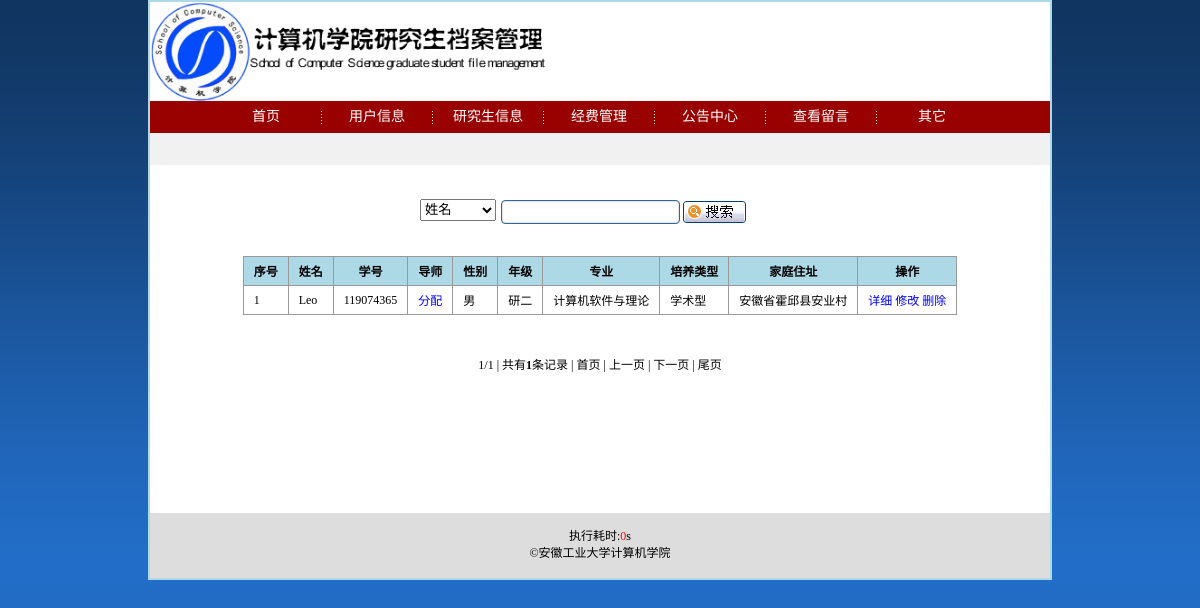
Screenshot of /stu_date.php (signed in) with the database file from the repository.
### tables this page shows
CREATE TABLE IF NOT EXISTS `gm_stuinfo` (
  `gm_id` mediumint(8) unsigned NOT NULL auto_increment COMMENT '学生id',
  `gm_active` char(1) NOT NULL default '0' COMMENT '是否审核',
  `gm_num` int(14) unsigned NOT NULL COMMENT '学号',
  `gm_username` varchar(20) NOT NULL COMMENT '姓名',
  `gm_teacher` varchar(20) default NULL,
  `gm_sex` char(1) NOT NULL COMMENT '性别',
  `gm_birth` date NOT NULL COMMENT '生日',
  `gm_start_time` date NOT NULL COMMENT '入学时间',
  `gm_grade` char(3) NOT NULL COMMENT '年级',
  `gm_contact` char(14) NOT NULL COMMENT '联系方式',
  `gm_address` varchar(40) NOT NULL COMMENT '家庭住址',
  `gm_saddress` varchar(30) NOT NULL COMMENT '学校内住址',
  `gm_subject` char(8) NOT NULL COMMENT '专业',
  `gm_type` char(4) NOT NULL COMMENT '培养管理类型',
  `gm_remarks` text COMMENT '备注',
  `gm_photoname` varchar(50) NOT NULL COMMENT '照片名称',
  PRIMARY KEY  (`gm_id`)
);

CREATE TABLE IF NOT EXISTS `gm_system` (
  `gm_id` tinyint(2) unsigned NOT NULL auto_increment COMMENT 'id',
  `gm_webname` varchar(100) NOT NULL COMMENT '网站标题',
  `gm_initial_password` varchar(40) NOT NULL COMMENT '默认密码',
  `gm_register` char(1) NOT NULL COMMENT '是否允许注册',
  `gm_needcode` char(1) NOT NULL COMMENT '是否需要验证码',
  `gm_help_login` varchar(300) default '无' COMMENT '登录界面帮助信息',
  `gm_user_date_page` char(1) NOT NULL COMMENT '用户信息分页',
  `gm_stu_active_page` char(1) NOT NULL COMMENT '审核分页',
  `gm_stu_date_page` char(1) NOT NULL COMMENT '研究生信息分页',
  `gm_message_page` char(1) NOT NULL COMMENT '留言板分页',
  `gm_notice_page` char(1) NOT NULL COMMENT '公告中心分页',
  `gm_funds_admin_page` char(1) NOT NULL COMMENT '经费管理分页',
  `gm_user_date_pagesize` char(4) NOT NULL COMMENT '用户信息分页大小',
  `gm_stu_active_pagesize` char(4) NOT NULL COMMENT '审核分页大小',
  `gm_stu_date_pagesize` char(4) NOT NULL COMMENT '研究生信息分页大小',
  `gm_message_pagesize` char(4) NOT NULL COMMENT '留言板分页大小',
  `gm_notice_pagesize` char(4) NOT NULL COMMENT '公告中心分页大小',
  `gm_funds_admin_pagesize` char(4) NOT NULL COMMENT '经费管理分页大小',
  `gm_inputDetails` varchar(200) default NULL COMMENT '学生申请经费事由',
  PRIMARY KEY  (`gm_id`)
);

### includes/mysql.func.php (called while the page is built, shortened)
<?php
function _query($sql){
	return mysql_query($sql);
}
function _fetch_array($sql){
	return mysql_fetch_array(_query($sql));
}
function _fetch_array_list($res){
	return mysql_fetch_array($res);
}
?>

### includes/common.inc.php (called while the page is built, shortened)
<?php
require ROOT_PATH.'includes/global.func.php';
require ROOT_PATH.'includes/mysql.func.php';
if (!!$_rows = _fetch_array("SELECT
													gm_webname,
													gm_initial_password,
													gm_register,
													gm_needcode,
													gm_help_login,
													gm_user_date_page,
													gm_stu_active_page,
													gm_stu_date_page,
													gm_message_page,
													gm_notice_page,
													gm_funds_admin_page,
													gm_user_date_pagesize,
													gm_stu_active_pagesize,
													gm_stu_date_pagesize,
													gm_message_pagesize,
													gm_notice_pagesize,
													gm_funds_admin_pagesize,
													gm_inputDetails
												FROM
													gm_system
											 WHERE
													gm_id=1
													LIMIT 1"
)) {
	$_system = array();
	$_system['webname'] = $_rows['gm_webname'];
	$_system['initial_password'] = $_rows['gm_initial_password'];
	$_system['register'] = $_rows['gm_register'];
	$_system['needcode'] = $_rows['gm_needcode'];
	$_system['help_login'] = $_rows['gm_help_login'];
	$_system['user_date_page'] = $_rows['gm_user_date_page'];
	$_system['stu_active_page'] = $_rows['gm_stu_active_page'];
	$_system['stu_date_page'] = $_rows['gm_stu_date_page'];
	$_system['message_page'] = $_rows['gm_message_page'];
	$_system['notice_page'] = $_rows['gm_notice_page'];
	$_system['funds_admin_page'] = $_rows['gm_funds_admin_page'];
	$_system['user_date_pagesize'] = $_rows['gm_user_date_pagesize'];
	$_system['stu_active_pagesize'] = $_rows['gm_stu_active_pagesize'];
	$_system['stu_date_pagesize'] = $_rows['gm_stu_date_pagesize'];
	$_system['message_pagesize'] = $_rows['gm_message_pagesize'];
	$_system['notice_pagesize'] = $_rows['gm_notice_pagesize'];
	$_system['funds_admin_pagesize'] = $_rows['gm_funds_admin_pagesize'];
	$_system['inputDetails'] = $_rows['gm_inputDetails'];
} else {
	exit('数据库系统设置表异常，请管理员检查！');
}
?>

### stu_date.php (the view, shortened to what this page needs)
<?php
require dirname(__FILE__).'/includes/common.inc.php';
if($_GET['action']==''){
$res = _query("SELECT * FROM gm_stuinfo WHERE gm_active='1' ORDER BY gm_num LIMIT $pagenum,$pagesize");
}elseif($_GET['action']=='one' and $_POST['value']!=''){
	$type="gm_".$_POST['type'];
	$res=_query("SELECT * FROM gm_stuinfo WHERE gm_active='1' AND $type LIKE '%{$_POST['value']}%'");
	$pagesize=$num=_num_rows_list($res);
}
?>
<!DOCTYPE html PUBLIC "-//W3C//DTD XHTML 1.0 Transitional//EN" "http://www.w3.org/TR/xhtml1/DTD/xhtml1-transitional.dtd">
<html xmlns="http://www.w3.org/1999/xhtml">
<head>
<?php
	require ROOT_PATH.'includes/title_admin.inc.php';
?>
</head>
<body>
<?php
	require ROOT_PATH.'includes/header_admin.inc.php';
?>
<div id="main">
<?php
	echo "<div id='search'><form action='stu_date.php?action=one' method='post'><select name='type'><option value='username'>姓名</option><option value='num'>学号</option><option value='sex'>性别</option><option value='grade'>年级</option><option value='subject'>专业</option><option value='type'>培养类型</option></select><input type='text' name='value' class='search' /> <input type='image' src='images/search.gif' alt='搜索' class='img'/></form></div>";
?>
	<table class="sortableTable">
		<thead>
			<tr>
				<th class="sortableCol" valuetype="number">序号</th>
				<th class="sortableCol">姓名</th>
				<th class="sortableCol" valuetype="number">学号</th>
				<th class="sortableCol">导师</th>
				<th class="sortableCol">性别</th>
				<th class="sortableCol">年级</th>
				<th class="sortableCol">专业</th>
				<th class="sortableCol">培养类型</th>
				<th class="sortableCol">家庭住址</th>
				<th>操作</th>
			</tr>
		</thead>
		<tbody>
		<?php
		for($i=1;$i<=$pagesize;$i++){
			$row=_fetch_array_list($res);
			$address=_cut($row['gm_address'],15);
			if(!$row['gm_teacher'])
				$row['gm_teacher']='<a href="teacher_match.php?action=one&num='.$row['gm_num'].'">分配</a>';
			if($row['gm_num']=='')
				break;
			echo "<tr><td>$i</td><td>{$row['gm_username']}</td><td>{$row['gm_num']}</td><td>{$row['gm_teacher']}</td><td>{$row['gm_sex']}</td><td>{$row['gm_grade']}</td><td>{$row['gm_subject']}</td><td>{$row['gm_type']}</td><td title='{$row['gm_address']}'>$address</td><td><a href='stu_date_one.php?num={$row['gm_num']}'>详细</a> <a href='stu_data_edit.php?num={$row['gm_num']}'>修改</a>";
			if($_SESSION['level']==3)
				echo " <a href='###' onclick=_confirm('确定删除该同学资料吗？','stu_date.php?action=del&num={$row['gm_num']}')>删除</a>";
			echo "</td></tr>";
		}
		?>
		</tbody>
	</table>
<?php
if($_GET['action']=='')
	_paging($_system['stu_date_page']);
?>
</div>
<?php
	require ROOT_PATH.'includes/footer_admin.inc.php';
?>
</body>
</html>

### includes/global.func.php (shortened to what this page needs)
<?php
function _cut($_string,$_strlen) {
	return $_string;
}
function _page($num,$size){
	global $page,$pageabsolute,$pagenum,$pagesize;
	if(isset($_GET['page'])){
		$page = $_GET['page'];
		if(empty($page) or $page<0 or !is_numeric($page)){
			$page = 1;
		}else {
			$page = intval($page);
		}
	}else{
		$page = 1;
	}
	$pagesize =$size;
	if($num == 0){
		$pageabsolute=1;
	}else{
	$pageabsolute=ceil($num/$pagesize);
	}
	$pagenum = ($page-1)*$pagesize;
}
function _paging($type){
	global $pageabsolute,$page,$num;
	if($type==1){
		echo '<div id="page_num">';
		echo '<ul>';
			for($i=1;$i<=$pageabsolute;$i++)
				if($page==$i){
					echo '<li><a href="'.SCRIPT.'.php?page='.$i.'" class="selected">'.$i.'</a></li>';
				}else{
					echo '<li><a href="'.SCRIPT.'.php?page='.$i.'">'.$i.'</a></li>';
				}
		echo '</ul>';
		echo '</div>';
	}elseif ($type==2){
		echo '<div id="page_text">';
		echo '<ul>';
			echo '<li>'.$page.'/'.$pageabsolute.' | </li>';
			echo '<li>共有<strong>'.$num.'</strong>条记录 | </li>';
			if($page==1){
				echo '<li>首页 | </li>';
				echo '<li>上一页 | </li>';
			}else{
				echo '<li><a href="'.SCRIPT.'.php">首页</a> | </li>';
				echo '<li><a href="'.SCRIPT.'.php?page='.($page-1).'">上一页</a> | </li>';
			}
			if($page==$pageabsolute){
				echo '<li>下一页 | </li>';
				echo '<li>尾页</li>';
			}else{
				echo '<li><a href="'.SCRIPT.'.php?page='.($page+1).'">下一页</a> | </li>';
				echo '<li><a href="'.SCRIPT.'.php?page='.$pageabsolute.'">尾页</a></li>';
			}
		echo '</ul>';
		echo '</div>';
	}
}
?>

### styles/basic.css (style rules this page uses)
* { margin:0; padding:0; }
body { font-size:12px; font-family:微软雅黑,黑体; background:url("../images/user_all_bg.gif") repeat-x scroll 50% top #226CC5; }
ul { list-style-type:none; }
input { background:#fff; border:1px solid #369; border-radius:4px; box-shadow:inset 0 0 2px #999; }
#page_text { height:18px; }
#page_text ul { text-align:center; }
#page_text ul li { display:inline; }

### styles/header.css (style rules this page uses)
#main { border-top:0px; }
a { color: #333333; text-decoration: none; }

### styles/stu_date.css (style rules this page uses)
#main table { margin:40px auto 40px auto; border-collapse:collapse; }
#main table tr th,td { padding:5px 10px 5px 10px; border:1px solid #999; }
#main table tr td a { color:blue; }
#main table tr th { background:lightblue }
#main table tr th.sortableCol { cursor:pointer; }
#main #search { height:22px; margin:20px 30% 0px 30%; font-size:13px; }
#main #search select { height:22px; margin-right:5px; position:relative; top:-2px; }
#main #search input.search { height:22px; position:relative; }
#main #search input.img { position:relative; top:7px; border-width:0; }

### rows the page displays
gm_stuinfo: gm_username "Leo", gm_num "119074365", gm_sex "男", gm_grade "研二", gm_subject "计算机软件与理论", gm_type "学术型", gm_address "安徽省霍邱县安业村"
gm_system: gm_funds_admin_pagesize "1"

### other values shown
$page "1"
$num "1"
$end_time-$start_time "0"
